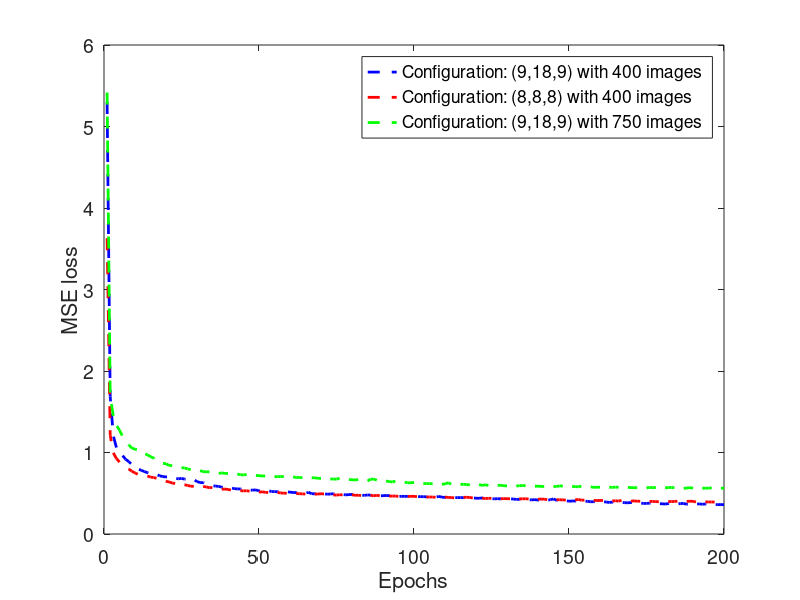
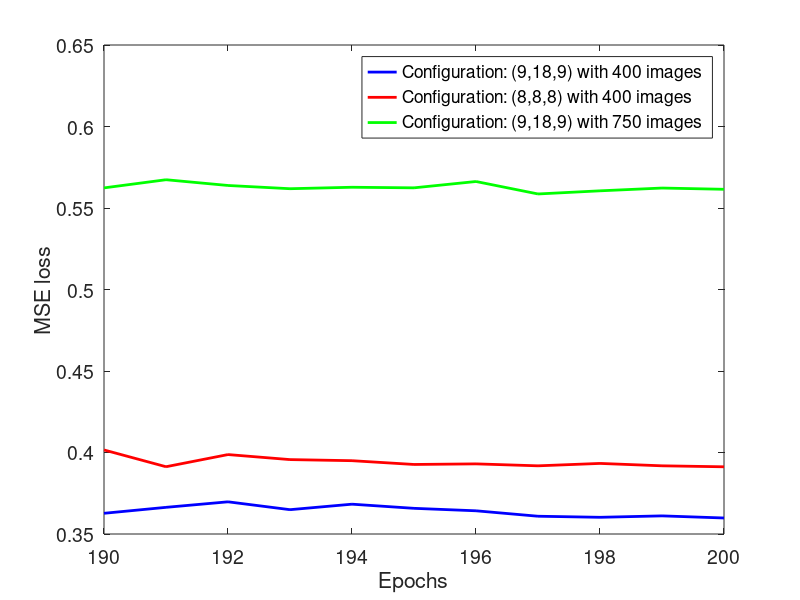

Reproduce these figures in MATLAB, in order.
clc 
close all
clear variables

%date: 6th Feb 2021
%VM
font = 14;
linewidth = 2;
format long;
%addpath('/Users/varunmannam/Desktop/Spring21/Research_S21/Feb21/SPIE_SR/old_SR_files/mse_plots/');
addpath('/Users/varunmannam/Desktop/Spring21/Research_S21/Feb21/0702/SR_new_results/mse_loss/'); %new simulations
lr1 = load('DenseED_train_RMSE_0702_2021_20210207_000054_vm41.txt'); %new result with VM4 SR result MSE 
lr2 = load('DenseED_train_RMSE_0702_2021_20210207_000620_vm521.txt'); %new result with VM52 SR result MSE 
lr3 = load('DenseED_train_RMSE_0702_2021_20210207_014432_vm6141.txt'); %new result with VM614 SR result MSE  


epochs = 200;
x=[1:epochs]';

figure, 
plot(x,lr1,'b--', 'Linewidth', linewidth);
hold on
plot(x,lr2,'r--', 'Linewidth', linewidth);
plot(x,lr3,'g--', 'Linewidth', linewidth);
xlabel('Epochs');
ylabel('MSE loss');
%title('training loss Unet nbn Keras');
legend('Configuration: (9,18,9) with 400 images', 'Configuration: (8,8,8) with 400 images', 'Configuration: (9,18,9) with 750 images', 'Location', 'best');
%colormap(gray); colorbar;
set(gca,'FontSize',font);


figure, 
plot(x(epochs-10:epochs),lr1(epochs-10:epochs),'b-', 'Linewidth', linewidth);
hold on
plot(x(epochs-10:epochs),lr2(epochs-10:epochs),'r-', 'Linewidth', linewidth);
plot(x(epochs-10:epochs),lr3(epochs-10:epochs),'g-', 'Linewidth', linewidth);

xlabel('Epochs');
ylabel('MSE loss');
%title('training loss Unet nbn Keras');
legend('Configuration: (9,18,9) with 400 images', 'Configuration: (8,8,8) with 400 images', 'Configuration: (9,18,9) with 750 images', 'Location', 'best');
%colormap(gray); colorbar;
set(gca,'FontSize',font);